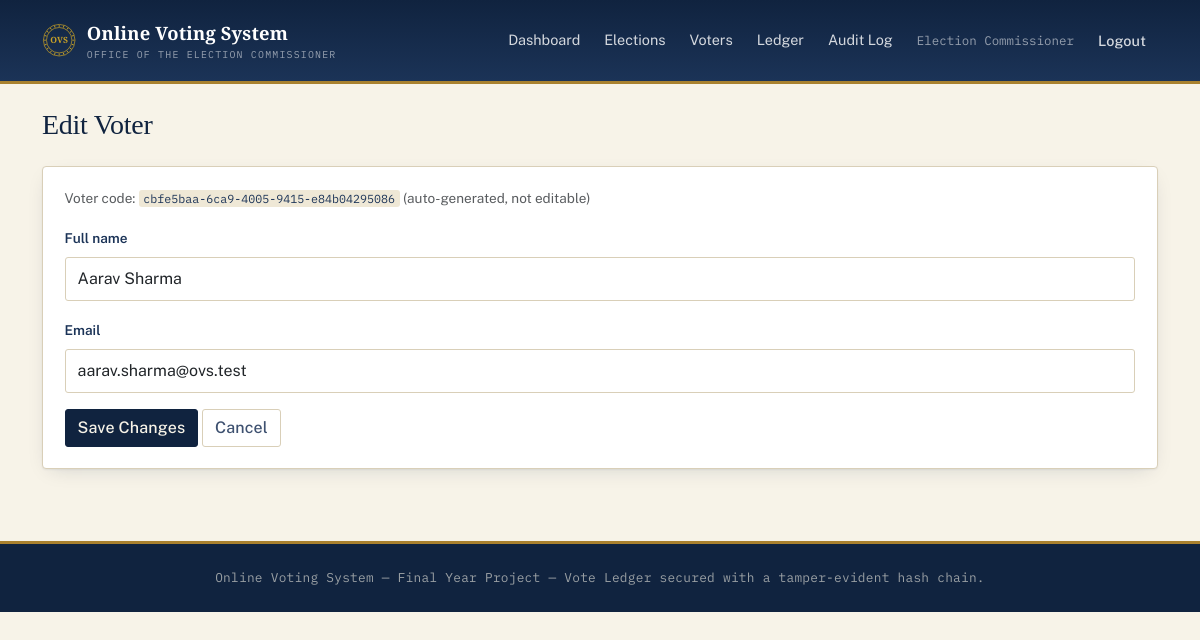
The app's page /admin/voters/2/edit (signed in) with its own data.
### tables this page shows
CREATE TABLE users (
    id INT AUTO_INCREMENT PRIMARY KEY,
    name VARCHAR(150) NOT NULL,
    email VARCHAR(190) NOT NULL UNIQUE,
    voter_code VARCHAR(50) NULL UNIQUE,
    password_hash VARCHAR(255) NULL,
    role ENUM('admin', 'voter') NOT NULL DEFAULT 'voter',
    status ENUM('pending', 'approved', 'rejected') NOT NULL DEFAULT 'approved',
    source ENUM('seed', 'bulk_import', 'self_registered', 'admin_manual') NOT NULL DEFAULT 'self_registered',
    reset_token VARCHAR(64) NULL,
    reset_token_expires_at DATETIME NULL,
    created_at TIMESTAMP NOT NULL DEFAULT CURRENT_TIMESTAMP,
    updated_at TIMESTAMP NOT NULL DEFAULT CURRENT_TIMESTAMP ON UPDATE CURRENT_TIMESTAMP
);

### core/View.php (called while the page is built, shortened)
<?php
class View
{
    public static function render(string $view, array $data = []): void
    {
        extract($data);
        require __DIR__ . '/../app/views/partials/header.php';
        require __DIR__ . "/../app/views/{$view}.php";
        require __DIR__ . '/../app/views/partials/footer.php';
    }
}

### config/app/controllers/AdminVoterController.php (called while the page is built, shortened)
<?php
class AdminVoterController
{
    public function edit(string $id): void
    {
        Auth::requireRole('admin');
        $voter = User::findById((int) $id);
        View::render('admin/voters/form', ['voter' => $voter]);
    }
}

### public/index.php (called while the page is built, shortened)
<?php
require __DIR__ . '/../core/bootstrap.php';
$router = new Router();
$router->get('/', [AuthController::class, 'showLogin']);
$router->get('/login', [AuthController::class, 'showLogin']);
$router->post('/login', [AuthController::class, 'login']);
$router->post('/logout', [AuthController::class, 'logout']);
$router->get('/register', [AuthController::class, 'showRegister']);
$router->post('/register', [AuthController::class, 'register']);
$router->get('/forgot-password', [AuthController::class, 'showForgotPassword']);
$router->post('/forgot-password', [AuthController::class, 'forgotPassword']);
$router->get('/reset-password', [AuthController::class, 'showResetPassword']);
$router->post('/reset-password', [AuthController::class, 'resetPassword']);
$router->get('/admin/dashboard', [AdminElectionController::class, 'dashboard']);
$router->get('/admin/elections', [AdminElectionController::class, 'index']);
$router->get('/admin/elections/create', [AdminElectionController::class, 'create']);
$router->post('/admin/elections', [AdminElectionController::class, 'store']);
$router->get('/admin/elections/{id}/edit', [AdminElectionController::class, 'edit']);
$router->post('/admin/elections/{id}', [AdminElectionController::class, 'update']);
$router->post('/admin/elections/{id}/close', [AdminElectionController::class, 'close']);
$router->post('/admin/elections/{id}/publish-results', [AdminElectionController::class, 'publishResults']);
$router->get('/admin/elections/{id}/candidates', [AdminCandidateController::class, 'index']);
$router->post('/admin/elections/{id}/candidates', [AdminCandidateController::class, 'store']);
$router->post('/admin/candidates/{id}/update', [AdminCandidateController::class, 'update']);
$router->post('/admin/candidates/{id}/delete', [AdminCandidateController::class, 'delete']);
$router->get('/admin/voters', [AdminVoterController::class, 'index']);
$router->get('/admin/voters/create', [AdminVoterController::class, 'create']);
$router->post('/admin/voters', [AdminVoterController::class, 'store']);
$router->get('/admin/voters/{id}/edit', [AdminVoterController::class, 'edit']);
$router->post('/admin/voters/{id}', [AdminVoterController::class, 'update']);
$router->post('/admin/voters/{id}/delete', [AdminVoterController::class, 'destroy']);
$router->post('/admin/voters/{id}/approve', [AdminVoterController::class, 'approve']);
$router->post('/admin/voters/{id}/reject', [AdminVoterController::class, 'reject']);
$router->get('/admin/elections/{id}/voters', [AdminElectionVoterController::class, 'index']);
$router->post('/admin/elections/{id}/voters/enroll', [AdminElectionVoterController::class, 'enroll']);
$router->post('/admin/elections/{id}/voters/{userId}/unenroll', [AdminElectionVoterController::class, 'unenroll']);
$router->post('/admin/elections/{id}/voters/bulk-upload', [AdminElectionVoterController::class, 'bulkUpload']);
$router->get('/admin/ledger', [AdminLedgerController::class, 'index']);
$router->post('/admin/ledger/{id}/tamper', [AdminLedgerController::class, 'tamper']);
$router->get('/admin/audit-log', [AdminAuditController::class, 'index']);
$router->get('/voter/dashboard', [VoterController::class, 'dashboard']);
$router->get('/voter/elections/{id}', [VoterController::class, 'show']);
$router->get('/voter/elections/{id}/ballot', [VoteController::class, 'showBallot']);
$router->post('/voter/elections/{id}/ballot', [VoteController::class, 'castVote']);
$router->get('/voter/elections/{id}/receipt', [VoteController::class, 'receipt']);
$router->get('/elections/{id}/results', [ResultsController::class, 'show']);
$router->dispatch($_SERVER['REQUEST_METHOD'], $_SERVER['REQUEST_URI']);

### core/Auth.php (called while the page is built, shortened)
<?php
class Auth
{
    private static ?array $userCache = null;
    private static bool $userLoaded = false;
    public static function check(): bool
    {
        return self::user() !== null;
    }
    public static function user(): ?array
    {
        if (self::$userLoaded) {
            return self::$userCache;
        }
        self::$userLoaded = true;
        $stmt = Database::connection()->prepare('SELECT * FROM users WHERE id = ? LIMIT 1');
        $stmt->execute([$_SESSION['user_id']]);
        $user = $stmt->fetch() ?: null;
        return self::$userCache = $user;
    }
    public static function requireLogin(): void
    {
        if (!self::check()) {
            Router::redirect('/login');
        }
    }
    public static function requireRole(string $role): void
    {
        self::requireLogin();
    }
}

### core/Database.php (called while the page is built, shortened)
<?php
class Database
{
    private static ?PDO $connection = null;
    private static array $config = [];
    public static function init(array $config): void
    {
        self::$config = $config;
    }
    public static function connection(): PDO
    {
        if (self::$connection === null) {
            $c = self::$config;
            $dsn = sprintf(
                'mysql:host=%s;port=%s;dbname=%s;charset=%s',
                $c['host'],
                $c['port'],
                $c['name'],
                $c['charset']
            );
            try {
                self::$connection = new PDO($dsn, $c['user'], $c['pass'], [
                    PDO::ATTR_ERRMODE => PDO::ERRMODE_EXCEPTION,
                    PDO::ATTR_DEFAULT_FETCH_MODE => PDO::FETCH_ASSOC,
                    PDO::ATTR_EMULATE_PREPARES => false,
                ]);
            } catch (PDOException $e) {
                http_response_code(500);
                require __DIR__ . '/../app/views/errors/500.php';
                exit;
            }
        }
        return self::$connection;
    }
}

### core/bootstrap.php (called while the page is built, shortened)
<?php
spl_autoload_register(function (string $class): void {
    $prefixes = [
        'Core\\' => __DIR__ . '/',
        'App\\Controllers\\' => __DIR__ . '/../app/controllers/',
        'App\\Models\\' => __DIR__ . '/../app/models/',
    ];
    foreach ($prefixes as $prefix => $dir) {
        if (str_starts_with($class, $prefix)) {
            $relative = substr($class, strlen($prefix));
            $file = $dir . str_replace('\\', '/', $relative) . '.php';
            return;
        }
    }
});
$config = [
    'app' => require __DIR__ . '/../config/app.php',
    'database' => require __DIR__ . '/../config/database.php',
    'mail' => require __DIR__ . '/../config/mail.php',
];

### config/app/models/User.php (called while the page is built, shortened)
<?php
class User
{
    public static function findById(int $id): ?array
    {
        $stmt = Database::connection()->prepare('SELECT * FROM users WHERE id = ? LIMIT 1');
        $stmt->execute([$id]);
        return $stmt->fetch() ?: null;
    }
}

### config/app/views/admin/voters/form.php (the view, shortened to what this page needs)
<?php
$old = $_SESSION['old'] ?? []; unset($_SESSION['old']);
$isEdit = $voter !== null;
$name = $old['name'] ?? ($voter['name'] ?? '');
$email = $old['email'] ?? ($voter['email'] ?? '');
$action = $isEdit ? "/admin/voters/{$voter['id']}" : '/admin/voters';
?>
<h1 class="h3 mb-4"><?= $isEdit ? 'Edit Voter' : 'Add Voter' ?></h1>
<div class="card card-ovs">
    <div class="card-body">
        <?php if (!$isEdit): ?>
            <p class="text-muted small">Creates an active account immediately — voter code and a temporary password are auto-generated and shown to you on the next page, same as one row of a bulk Excel upload. This only creates the account — enroll them into specific elections from that election's Voters page.</p>
        <?php else: ?>
            <p class="text-muted small">Voter code: <code><?= htmlspecialchars($voter['voter_code'] ?? '—', ENT_QUOTES) ?></code> (auto-generated, not editable)</p>
        <?php endif; ?>
        <form method="post" action="<?= Router::url($action) ?>">
            <div class="mb-3">
                <label class="form-label">Full name</label>
                <input type="text" name="name" class="form-control" value="<?= htmlspecialchars($name, ENT_QUOTES) ?>" required>
            </div>
            <div class="mb-3">
                <label class="form-label">Email</label>
                <input type="email" name="email" class="form-control" value="<?= htmlspecialchars($email, ENT_QUOTES) ?>" required>
            </div>
            <button type="submit" class="btn btn-ovs"><?= $isEdit ? 'Save Changes' : 'Add Voter' ?></button>
            <a href="<?= Router::url('/admin/voters') ?>" class="btn btn-outline-secondary">Cancel</a>
        </form>
    </div>
</div>

### core/Router.php (shortened to what this page needs)
<?php
class Router
{
    private array $routes = ['GET' => [], 'POST' => []];
    private static string $basePath = '';
    public static function setBasePath(string $path): void
    {
        self::$basePath = rtrim($path, '/');
    }
    public static function url(string $path = ''): string
    {
        return self::$basePath . $path;
    }
    public function get(string $pattern, array $handler): void
    {
        $this->routes['GET'][$pattern] = $handler;
    }
    public function post(string $pattern, array $handler): void
    {
        $this->routes['POST'][$pattern] = $handler;
    }
    public function dispatch(string $method, string $uri): void
    {
        $path = parse_url($uri, PHP_URL_PATH) ?? '/';
        $path = rtrim($path, '/');
        foreach ($this->routes[$method] ?? [] as $pattern => $handler) {
            $params = $this->match($pattern, $path);
            if ($params !== null) {
                [$controllerClass, $action] = $handler;
                $controller = new $controllerClass();
                call_user_func_array([$controller, $action], $params);
                return;
            }
        }
    }
    private function match(string $pattern, string $path): ?array
    {
        $regex = preg_replace('#\{[a-zA-Z_]+\}#', '([^/]+)', $pattern);
        $regex = rtrim($regex, '/');
        if ($regex === '') {
            $regex = '/';
        }
        if (!preg_match('#^' . $regex . '$#', $path, $matches)) {
            return null;
        }
        array_shift($matches);
        return $matches;
    }
}

### config/app/views/partials/header.php (shortened to what this page needs)
<?php
$currentUser = Auth::user();
?>
<!doctype html>
<html lang="en">
<head>
    <link href="https://cdn.jsdelivr.net/npm/bootstrap@5.3.3/dist/css/bootstrap.min.css" rel="stylesheet">
    <link href="<?= Router::url('/assets/css/style.css') ?>" rel="stylesheet">
</head>
<body>
<nav class="navbar navbar-expand-lg navbar-ovs">
    <div class="container">
        <a class="navbar-brand d-flex align-items-center" href="<?= Router::url($currentUser ? ($currentUser['role'] === 'admin' ? '/admin/dashboard' : '/voter/dashboard') : '/login') ?>">
            <?php $sealSize = '2.15rem'; $sealTone = 'brass'; include __DIR__ . '/seal.php'; ?>
            <span>
                Online Voting System
                <small>Office of the Election Commissioner</small>
            </span>
        </a>
        <div class="collapse navbar-collapse">
            <ul class="navbar-nav ms-auto align-items-lg-center">
                <?php if ($currentUser && $currentUser['role'] === 'admin'): ?>
                    <li class="nav-item"><a class="nav-link" href="<?= Router::url('/admin/dashboard') ?>">Dashboard</a></li>
                    <li class="nav-item"><a class="nav-link" href="<?= Router::url('/admin/elections') ?>">Elections</a></li>
                    <li class="nav-item"><a class="nav-link" href="<?= Router::url('/admin/voters') ?>">Voters</a></li>
                    <li class="nav-item"><a class="nav-link" href="<?= Router::url('/admin/ledger') ?>">Ledger</a></li>
                    <li class="nav-item"><a class="nav-link" href="<?= Router::url('/admin/audit-log') ?>">Audit Log</a></li>
                <?php elseif ($currentUser): ?>
                    <li class="nav-item"><a class="nav-link" href="<?= Router::url('/voter/dashboard') ?>">Elections</a></li>
                <?php endif; ?>
                <?php if ($currentUser): ?>
                    <li class="nav-item"><span class="nav-link text-white-50"><?= htmlspecialchars($currentUser['name'], ENT_QUOTES) ?></span></li>
                    <li class="nav-item">
                        <form method="post" action="<?= Router::url('/logout') ?>" class="d-inline">
                            <button type="submit" class="btn btn-link nav-link" style="border:0;">Logout</button>
                        </form>
                    </li>
                <?php else: ?>
                    <li class="nav-item"><a class="nav-link" href="<?= Router::url('/login') ?>">Login</a></li>
                <?php endif; ?>
            </ul>
        </div>
    </div>
</nav>
<div class="container py-4">

### records on screen
users: name "Election Commissioner"
users: voter_code "cbfe5baa-6ca9-4005-9415-e84b04295086", name "Aarav Sharma", email "aarav.sharma@ovs.test"
